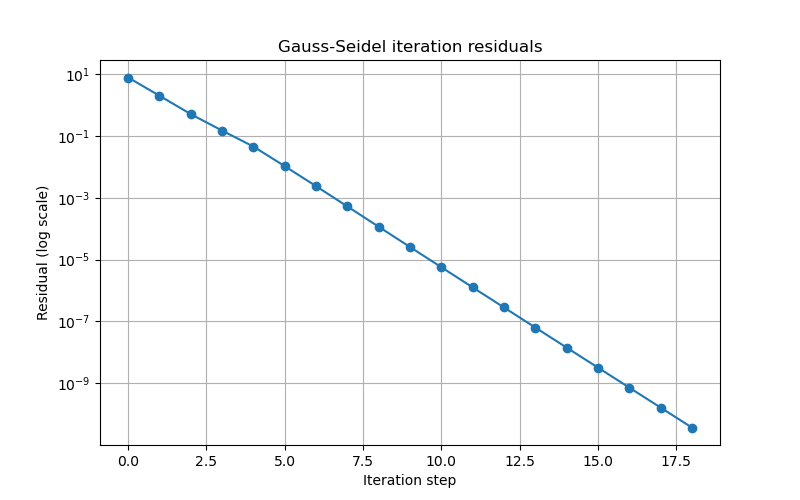

Python code for this plot:
import numpy as np
import matplotlib.pyplot as plt

# 目标函数
def f(x):
    return 1 / (1 + 25 * x ** 2)

# 生成等分节点
def equidistant_nodes(a, b, n):
    return np.linspace(a, b, n + 1)

# 构造三次样条插值的三对角线性方程组（自然边界条件）
def cubic_spline_system(x, y):
    n = len(x) - 1
    h = np.diff(x)
    A = np.zeros((n + 1, n + 1))
    b = np.zeros(n + 1)
    A[0, 0] = 1
    A[n, n] = 1
    for i in range(1, n):
        A[i, i - 1] = h[i - 1]
        A[i, i] = 2 * (h[i - 1] + h[i])
        A[i, i + 1] = h[i]
        b[i] = 6 * ((y[i + 1] - y[i]) / h[i] - (y[i] - y[i - 1]) / h[i - 1])
    return A, b

# 判断Gauss-Seidel迭代是否收敛（严格对角占优或谱半径）
def is_gauss_seidel_convergent(A):
    # 严格对角占优判据
    diag = np.abs(np.diag(A))
    off_diag_sum = np.sum(np.abs(A), axis=1) - diag
    if np.all(diag > off_diag_sum):
        return True, "Strictly diagonally dominant"
    # 谱半径判据
    D = np.diag(np.diag(A))
    L = np.tril(A, -1)
    U = np.triu(A, 1)
    G = -np.linalg.inv(D + L) @ U
    eigvals = np.linalg.eigvals(G)
    spectral_radius = max(abs(eigvals))
    return spectral_radius < 1, f"Spectral radius = {spectral_radius:.4f}"

# Gauss-Seidel迭代
def gauss_seidel_iteration(A, b, x0=None, tol=1e-10, max_iter=500):
    n = len(b)
    if x0 is None:
        x = np.zeros(n)
    else:
        x = x0.copy()
    residuals = []
    for k in range(max_iter):
        x_new = x.copy()
        for i in range(n):
            s1 = np.dot(A[i, :i], x_new[:i])
            s2 = np.dot(A[i, i+1:], x[i+1:])
            x_new[i] = (b[i] - s1 - s2) / A[i, i]
        res = np.linalg.norm(np.dot(A, x_new) - b, ord=np.inf)
        residuals.append(res)
        if res < tol:
            break
        x = x_new
    return x, residuals

if __name__ == "__main__":
    a, b = -1, 1
    n = 10
    x_nodes = equidistant_nodes(a, b, n)
    y_nodes = f(x_nodes)
    A, rhs = cubic_spline_system(x_nodes, y_nodes)

    # 判断Gauss-Seidel迭代是否收敛
    convergent, reason = is_gauss_seidel_convergent(A)
    print("Gauss-Seidel convergence:", convergent, "| Reason:", reason)

    # Gauss-Seidel迭代
    x0 = np.zeros_like(rhs)
    sol, residuals = gauss_seidel_iteration(A, rhs, x0=x0, tol=1e-10, max_iter=500)
    print("Gauss-Seidel solution (second derivatives at nodes):")
    print(sol)

    # 绘制残差曲线
    plt.figure(figsize=(8, 5))
    plt.semilogy(residuals, marker='o')
    plt.xlabel("Iteration step")
    plt.ylabel("Residual (log scale)")
    plt.title("Gauss-Seidel iteration residuals")
    plt.grid(True)
    plt.show()

# =========================
# 中文说明：
# 本代码实现了三次样条插值法中三对角线性方程组的Gauss-Seidel迭代收敛性判断与迭代求解。
# 1. is_gauss_seidel_convergent函数先用严格对角占优判据判断收敛性，若不满足，再用谱半径判据判断。
# 2. gauss_seidel_iteration函数实现Gauss-Seidel迭代，记录每步残差（无穷范数），并返回解和残差序列。
# 3. 主程序部分输出Gauss-Seidel迭代是否收敛及原因，给出迭代解，并绘制残差随迭代步数的下降曲线（对数坐标）。
# 4. 你可以修改n的值，观察不同插值节点数下Gauss-Seidel迭代的收敛性和残差下降速度。
# ========================= 
